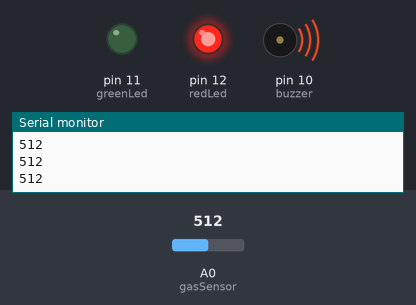
The sketch below on a simulated Arduino Uno, built with avr-gcc and run on an emulated ATmega328P. On the bench: output pins drawn as LEDs (lit = HIGH), buzzer (waves = sounding, pin HIGH), the last lines printed to the serial monitor. The test bench sets the inputs (shaded band); at power-on: A0 (gasSensor) = 512.

Above: at 1.2 s.
1.3 s: A0 (gasSensor) set to 491
At 1.8 s:
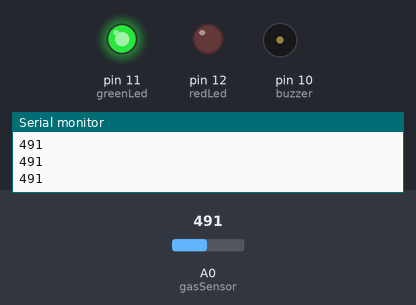
2.8 s: A0 (gasSensor) set to 510
At 3.1 s:
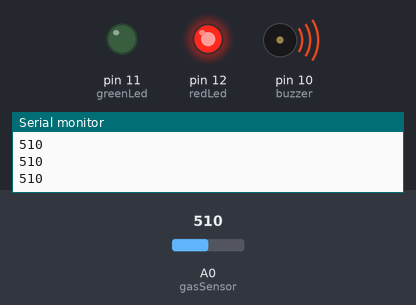
4.3 s: A0 (gasSensor) set to 490
At 5.6 s:
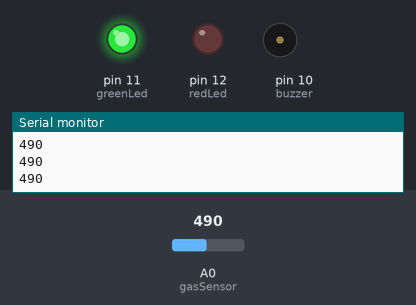
Timing chart, 0 to 7.3 s (numbered marks = the images above; inputs shaded):
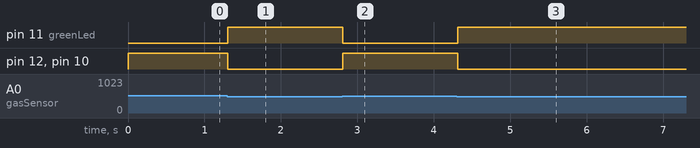

Measured:
- the behaviour switches between 501 and 500 on A0 (gasSensor) (found by bisection; images 0 and 1)
- after the input at 1.3 s, pin 11 (greenLed): LOW → HIGH at once; pin 12 (redLed), pin 10 (buzzer): HIGH → LOW at once
- after the input at 2.8 s, pin 11 (greenLed): HIGH → LOW at once; pin 12 (redLed), pin 10 (buzzer): LOW → HIGH at once
- after the input at 4.3 s, pin 11 (greenLed): LOW → HIGH at once; pin 12 (redLed), pin 10 (buzzer): HIGH → LOW at once

The sketch:

gas_detection_for_school.ino
```cpp
int redLed = 12;
int greenLed = 11;
int buzzer = 10;
#define gasSensor A0
#define HIGH 600

void setup() {
  pinMode(redLed, OUTPUT);
  pinMode(greenLed, OUTPUT);
  pinMode(buzzer, OUTPUT);
  pinMode(gasSensor, INPUT);
  Serial.begin(9600);
}

void loop() {
  int gas_value = analogRead(gasSensor);

  Serial.println(gas_value);


  if (gas_value > 500)
  {
    digitalWrite(redLed, HIGH);
    digitalWrite(greenLed, LOW);
    digitalWrite(buzzer,HIGH);

  }
  else
  {
    digitalWrite(redLed, LOW);
    digitalWrite(greenLed, HIGH);
    digitalWrite(buzzer,LOW);
  }
  delay(100);
}
```
